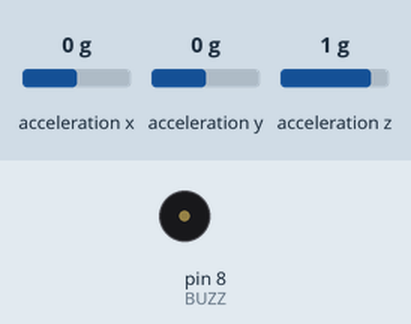
Simulated run of this sketch. Board: Arduino Uno, built with avr-gcc and run on an emulated ATmega328P. On the bench: buzzer (waves = sounding). The inputs (shaded band) are chosen by the test bench; at power-on: acceleration x 0 g, acceleration y 0 g, acceleration z 1 g.

Above: at 1.2 s.
1.3 s: acceleration x set to -0.4 g
2.8 s: acceleration x set to -0.7 g
At 3.8 s:
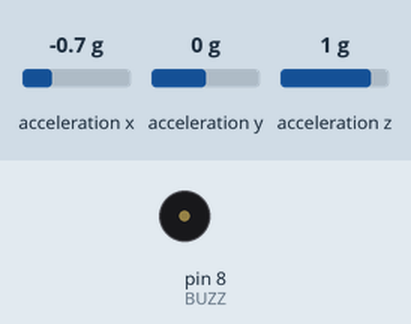
5.8 s: acceleration x set to 0 g
At 6.9 s:
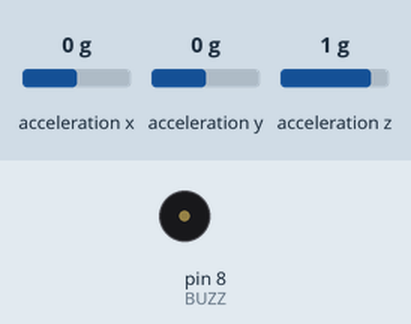
7.3 s: acceleration x set to -1.4 g
At 7.6 s:
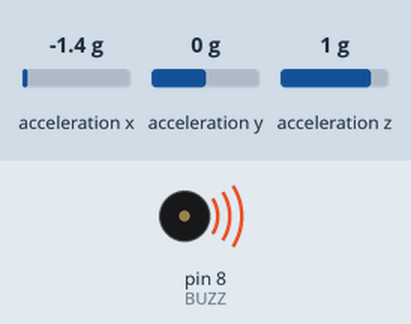
Timing chart, 0 to 11.3 s (numbered marks = the images above; inputs shaded):
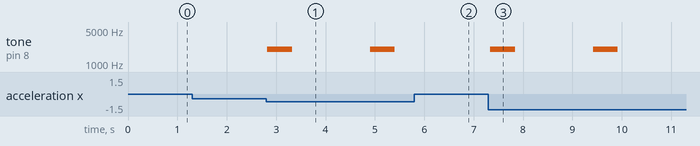

Measured:
- the behaviour switches between -0.5 and -0.6 g on acceleration x (found by bisection; images 0 and 1)
- after the input at 1.3 s, every drawn part: stays the same
- after the input at 2.8 s, tone on pin 8 (BUZZ): alternates 2000 Hz for 0.50 s and silent for 1.6 s, starting at once
- after the input at 5.8 s, tone on pin 8 (BUZZ): stays silent (without the input it goes to 2000 Hz after 1.2 s)
- after the input at 7.3 s, tone on pin 8 (BUZZ): alternates 2000 Hz for 0.50 s and silent for 1.6 s, starting at once

The sketch:

adxl345_bike_alarm.ino
```cpp
// Reads acceleration from an ADXL345, compares magnitude to a baseline, triggers a piezo buzzer and sends a Bluetooth alert when movement exceeds a threshold.
//
// Full tutorial: https://shillehtek.com/blogs/news/arduino-adxl345-bike-theft-alarm-alerts
// Parts used: https://shillehtek.com/products/shillehtek-adxl345-pre-soldered-3-axis-digital-angle-acceleration-sensor-module
//             https://shillehtek.com/products/ky-006-passive-piezo-buzzer-alarm-module-for-arduino-projects
//             https://shillehtek.com/products/hc-05-6pin-bluetooth-module-no-button
// More examples: https://github.com/shillehbean/shillehtek-examples
//

#include <Wire.h>
#include <Adafruit_ADXL345_U.h>
#include <SoftwareSerial.h>
Adafruit_ADXL345_Unified accel(12345);
SoftwareSerial bt(2,3);
const int BUZZ = 8;
const float THRESHOLD = 1.5; // m/s² of additional shake
float baseline = 0;
void setup() {
  bt.begin(9600);
  accel.begin();
  pinMode(BUZZ, OUTPUT);
  sensors_event_t e; accel.getEvent(&e);
  baseline = sqrt(e.acceleration.x*e.acceleration.x +
                  e.acceleration.y*e.acceleration.y +
                  e.acceleration.z*e.acceleration.z);
}
void loop() {
  sensors_event_t e; accel.getEvent(&e);
  float mag = sqrt(e.acceleration.x*e.acceleration.x +
                   e.acceleration.y*e.acceleration.y +
                   e.acceleration.z*e.acceleration.z);
  if (abs(mag - baseline) > THRESHOLD) {
    tone(BUZZ, 2000, 500);
    bt.println("ALARM! Movement detected.");
    delay(2000);
  }
  delay(50);
}
```
